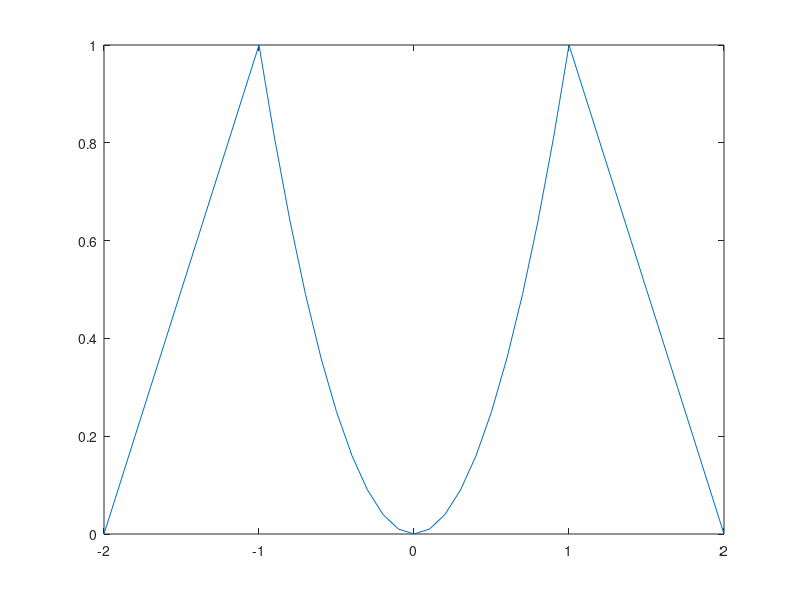

This chart was generated by the following MATLAB code:
x=-2:0.1:2
k=length(x);
f=zeros(1,k);
for o=1:k
    if -2<=x(o)&&x(o)<=-1
       y(o)=x(o)+2;
    elseif -1<=x(o)&&x(o)<=1
       y(o)=(x(o))^2;
    elseif 1<=x(o)&&x(o)<=2
       y(o)=2-x(o);
    end 
end
plot (x,y)